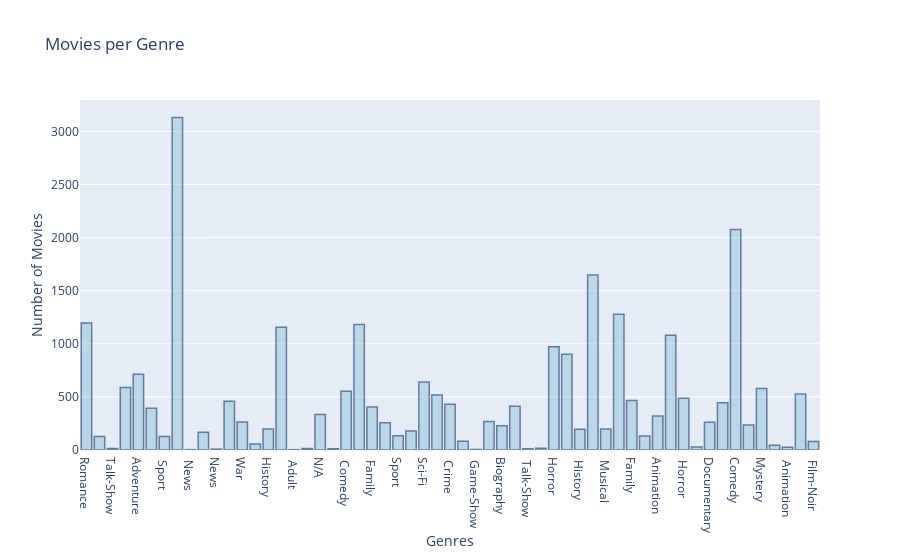

Source (notebook cell):
### Code cell
# Add columns based on new generes
genres_dic = {j:[1 if j in i else 0 for i in movies["Genre"]] for j in genres}
# Plotting movies per genre
data = [go.Bar(
            x=list(genres_dic.keys()),
            y=[sum(i) for i in genres_dic.values()]
    )]
fig = go.Figure(data=data)
fig.update_traces(marker_color='rgb(158,202,225)', marker_line_color='rgb(8,48,107)',
                  marker_line_width=1.5, opacity=0.6)
fig.update_layout(
    title="Movies per Genre",
    xaxis_title="Genres",
    yaxis_title="Number of Movies",
)

iplot(fig)
# There is an N/A genre - removing
del genres_dic['N/A']

### Figure 1 — Plotly figure (JSON) as saved in the notebook; plotly's stock layout.template omitted (floating-point values rounded to 4 significant figures)
{"data": [{"marker": {"color": "rgb(158,202,225)", "line": {"color": "rgb(8,48,107)", "width": 1.5}}, "opacity": 0.6, "type": "bar", "x": ["Romance", " Action", "Talk-Show", " Sci-Fi", "Adventure", " Music", " Sport", "Drama", " News", " Short", "News", " Fantasy", "War", " Biography", "History", " Romance", " Adult", "Game-Show", "N/A", " Documentary", " Comedy", " Thriller", " Family", " War", "Sport", "Western", "Sci-Fi", " Mystery", " Crime", "Film-Noir", " Game-Show", "Short", "Biography", " Adventure", " Talk-Show", "Adult", "Horror", "Crime", " History", " Drama", " Musical", "Thriller", "Family", " Western", "Animation", "Action", " Horror", " Reality-TV", "Documentary", "Music", "Comedy", "Musical", "Mystery", "Reality-TV", " Animation", "Fantasy", " Film-Noir"], "y": [1197, 126, 15, 588, 713, 392, 128, 3131, 3, 166, 8, 460, 264, 57, 198, 1157, 3, 15, 334, 12, 554, 1182, 404, 257, 135, 180, 641, 519, 430, 82, 5, 269, 229, 412, 11, 16, 972, 901, 195, 1649, 197, 1278, 467, 133, 320, 1081, 488, 29, 262, 444, 2076, 235, 580, 45, 27, 527, 79]}], "layout": {"title": {"text": "Movies per Genre"}, "xaxis": {"title": {"text": "Genres"}}, "yaxis": {"title": {"text": "Number of Movies"}}}}
